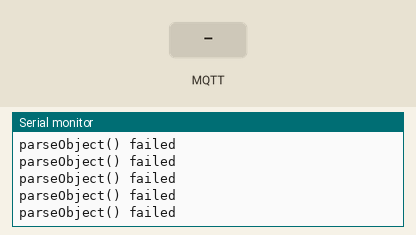
This sketch was run on a simulated ESP8266 (Wemos D1 mini). Shown: the last lines printed to the serial monitor. Inputs (shaded band) come from the test bench. WiFi joins after 1.5 s; servers stay silent unless stated; uploads are accepted with an empty reply; no MQTT or app messages arrive unless stated.

Above: at 2.7 s.
2.8 s: MQTT message "1" arrives on the first subscribed topic
At 3.12 s:
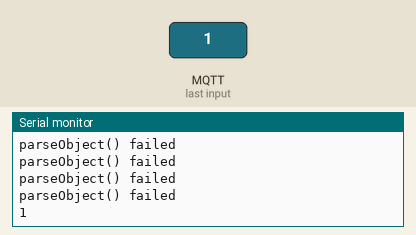
4.4 s: MQTT message "on" arrives on the first subscribed topic
At 4.73 s:
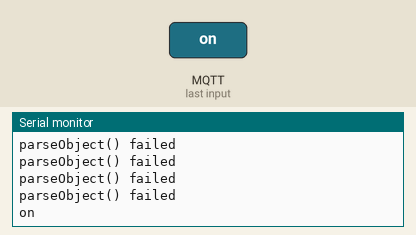
6.0 s: MQTT message "off" arrives on the first subscribed topic
At 6.33 s:
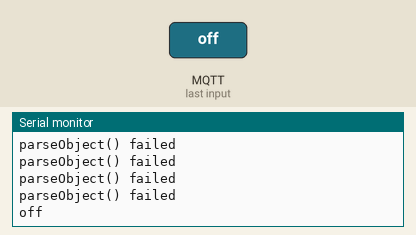

The sketch:

wemos-atmega2560-esp8266-esp8266-serial-comm-mqtt.ino
```cpp
#include <ESP8266WiFi.h>
#include <ESP8266HTTPClient.h>
#include <PubSubClient.h>
#include <ArduinoJson.h>

#include "settings.h"

int incomingByte = 0;
WiFiClient espClient;
PubSubClient client(espClient);
HTTPClient http;

void setup() {

  Serial.begin(9600);

  client.setServer(MQTT_HOST, MQTT_PORT);
  client.setCallback(callback);

  connectIfNeeded();

  client.subscribe(MQTT_TOPIC);
}

void connectIfNeeded() {

  if (WiFi.status() != WL_CONNECTED) {
    WiFi.begin(WIFI_SSID, WIFI_PASS);
    while (WiFi.status() != WL_CONNECTED) {
      delay(500);
      Serial.println("Connecting to WiFi..");
    }
    Serial.println("Connected to the WiFi network");
  }

  while (!client.connected()) {
    Serial.print("Connecting to MQTT...");
    if (client.connect("ESP8266Client", MQTT_USER, MQTT_PASS )) {
      Serial.println(" Connected");
    } else {
      Serial.print(" Failed with state ");
      Serial.println(client.state());
      delay(2000);
    }
  }
}

void callback(char* topic, byte* payload, unsigned int length) {
  for (int i = 0; i < length; i++) {
    Serial.print((char)payload[i]);
  }
  Serial.println();
}

void loop() {

  connectIfNeeded();

  client.loop();

  char buffer[READ_BUF_SIZE];
  if ((incomingByte = Serial.available()) > 0) {
    memset(buffer, 0, READ_BUF_SIZE);
    Serial.readBytesUntil('\n', buffer, incomingByte);
    client.publish(MQTT_TOPIC, buffer);
  }

  // get data over rest
  http.begin(NETDATA_URL);
  http.GET();
  String payload = http.getString();
  DynamicJsonBuffer  jsonBuffer(200);
  JsonObject& root = jsonBuffer.parseObject(payload);
  if (!root.success()) {
    Serial.println("parseObject() failed");
    return;
  }

  int uptime_secs_t = root["data"][0][1];
  int uptime_hours = uptime_secs_t / 60 / 60;
  int uptime_mins = (uptime_secs_t - uptime_hours * 60 * 60) / 60;
  int uptime_secs = (uptime_secs_t - uptime_hours * 60 * 60 - uptime_mins * 60);

  char buf[256];
  sprintf(buf, ">Uptime: %0d:%0d:%0d<", uptime_hours, uptime_mins, uptime_secs);
  Serial.println(buf);

  delay(1000);
}
```

settings.h
```cpp
#define READ_BUF_SIZE 256

#define MQTT_HOST "*"
#define MQTT_PORT 1883
#define MQTT_USER "*"
#define MQTT_PASS "*"
#define MQTT_TOPIC "test/hello"

#define WIFI_SSID "*"
#define WIFI_PASS "*"

#define NETDATA_URL "http://*:19999/api/v1/data?chart=system.uptime&after=-1"
```

Measured:
- after the input at 2.8 s, the serial monitor: prints a new line after 0.17 s (image 1)
- after the input at 4.4 s, the serial monitor: prints a new line after 0.17 s (image 2)
- after the input at 6.0 s, the serial monitor: prints a new line after 0.18 s (image 3)
